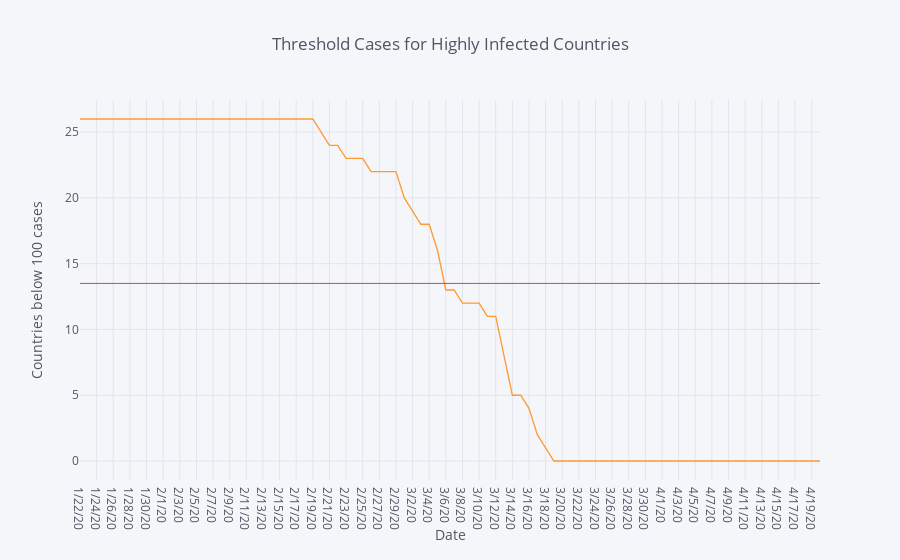

Write notebook code for a chart like this one.
### Code cell
majority = high_confirmed_df.shape[0]/2

high_confirmed_df.isna().sum().iplot(hline=majority,
                                     xTitle='Date', yTitle=f'Countries below {threshold} cases', 
                                     title='Threshold Cases for Highly Infected Countries');

### Figure 1 — Plotly figure (JSON) as saved in the notebook; plotly's stock layout.template omitted (floating-point values rounded to 4 significant figures)
{"data": [{"line": {"color": "rgba(255, 153, 51, 1.0)", "dash": "solid", "shape": "linear", "width": 1.3}, "mode": "lines", "name": "None", "text": "", "type": "scatter", "x": ["1/22/20", "1/23/20", "1/24/20", "1/25/20", "1/26/20", "1/27/20", "1/28/20", "1/29/20", "1/30/20", "1/31/20", "2/1/20", "2/2/20", "2/3/20", "2/4/20", "2/5/20", "2/6/20", "2/7/20", "2/8/20", "2/9/20", "2/10/20", "2/11/20", "2/12/20", "2/13/20", "2/14/20", "2/15/20", "2/16/20", "2/17/20", "2/18/20", "2/19/20", "2/20/20", "2/21/20", "2/22/20", "2/23/20", "2/24/20", "2/25/20", "2/26/20", "2/27/20", "2/28/20", "2/29/20", "3/1/20", "3/2/20", "3/3/20", "3/4/20", "3/5/20", "3/6/20", "3/7/20", "3/8/20", "3/9/20", "3/10/20", "3/11/20", "3/12/20", "3/13/20", "3/14/20", "3/15/20", "3/16/20", "3/17/20", "3/18/20", "3/19/20", "3/20/20", "3/21/20", "3/22/20", "3/23/20", "3/24/20", "3/25/20", "3/26/20", "3/27/20", "3/28/20", "3/29/20", "3/30/20", "3/31/20", "4/1/20", "4/2/20", "4/3/20", "4/4/20", "4/5/20", "4/6/20", "4/7/20", "4/8/20", "4/9/20", "4/10/20", "4/11/20", "4/12/20", "4/13/20", "4/14/20", "4/15/20", "4/16/20", "4/17/20", "4/18/20", "4/19/20", "4/20/20"], "y": [26, 26, 26, 26, 26, 26, 26, 26, 26, 26, 26, 26, 26, 26, 26, 26, 26, 26, 26, 26, 26, 26, 26, 26, 26, 26, 26, 26, 26, 25, 24, 24, 23, 23, 23, 22, 22, 22, 22, 20, 19, 18, 18, 16, 13, 13, 12, 12, 12, 11, 11, 8, 5, 5, 4, 2, 1, 0, 0, 0, 0, 0, 0, 0, 0, 0, 0, 0, 0, 0, 0, 0, 0, 0, 0, 0, 0, 0, 0, 0, 0, 0, 0, 0, 0, 0, 0, 0, 0, 0]}], "layout": {"legend": {"bgcolor": "#F5F6F9", "font": {"color": "#4D5663"}}, "paper_bgcolor": "#F5F6F9", "plot_bgcolor": "#F5F6F9", "shapes": [{"line": {"color": "#db4052", "dash": "solid", "width": 1}, "type": "line", "x0": 0, "x1": 1, "xref": "paper", "y0": 13.5, "y1": 13.5, "yref": "y"}], "title": "Threshold Cases for Highly Infected Countries", "titlefont": {"color": "#4D5663"}, "xaxis": {"gridcolor": "#E1E5ED", "showgrid": true, "tickfont": {"color": "#4D5663"}, "title": "Date", "titlefont": {"color": "#4D5663"}, "zerolinecolor": "#E1E5ED"}, "yaxis": {"gridcolor": "#E1E5ED", "showgrid": true, "tickfont": {"color": "#4D5663"}, "title": "Countries below 100 cases", "titlefont": {"color": "#4D5663"}, "zerolinecolor": "#E1E5ED"}}}
